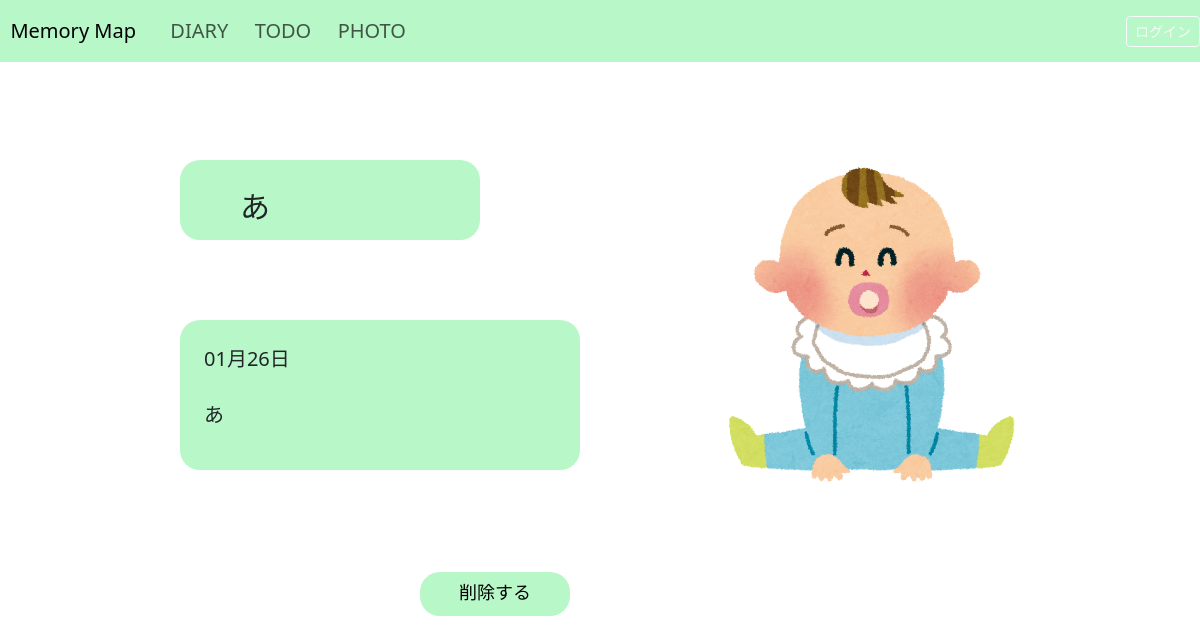
Screenshot of /spdiary/ImageDetail/21/ with the database file from the repository.
### spdiary/models.py (models this page shows, shortened)
class Image(models.Model):
    name = models.CharField(verbose_name='題名',max_length=40)
    image = models.ImageField(upload_to='img/upload')
    memo = models.TextField(verbose_name='メモ',max_length=60,null=True,blank=True)
    today = models.DateTimeField(verbose_name='作成日', default=timezone.now)
    user = models.ForeignKey(User, on_delete=models.CASCADE)

### spdiary/views.py (the view, shortened to what this page needs)
# urls.py: path('ImageDetail/<int:pk>/', ImageDetailView.as_view(), name='ImageDetail'),
class ImageDetailView(generic.DetailView):
    model = Image
    queryset = Image.objects.all()
    template_name = 'image/ImageDetail.html'

### templates/image/imagedetail.html (shortened to what this page needs)
{% extends './base.html' %}
{% block content %}
<body>
    <div class="big"></div>
    <div class="box"></div>
    <div>
        <div class="title">{{ image.name }}</div>
        <div class="today">{{image.today|date:"m月d日"}}</div>
        <div class="memo">{{ image.memo }}</div>
        <div class="photo">
        <img src="{{ image.image.url  }}" width="300px">
        </div>
    </div>
    <button type="button" class="delete" data-bs-toggle="modal" data-bs-target="#deleteModal-{{image.id}}">削除する</button>
</body>
{% endblock %}

### templates/image/imagedetail.html (style rules this page uses)
.title { left:20%; top:23%; position: absolute; font-size: 30px; }
.photo { left:60%; top:20%; position: absolute; }
.today { left:17%; top:43%; position: absolute; font-size: 20px; }
.big { background-color: #b8f7c7; position: absolute; left:15%; top: 20%; width: 300px; height: 80px; border-radius: 20px; }
.box { background-color: #b8f7c7; position: absolute; left:15%; top: 40%; width: 400px; height: 150px; border-radius: 20px; }
.memo { left:17%; top:50%; position: absolute; font-size: 20px; }
.delete { width: 150px; min-height: 44px; background-color: #b8f7c7; font-size: 18px; font-family: monospace; line-height: 38px; border: none; border-radius: 20px; position: absolute; left: 35%; bottom: 23%; }

### rows the page displays
Image: name "あ", today "01月26日", memo "あ", image (picture)
